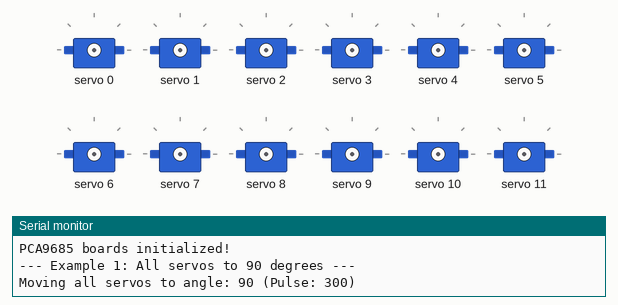
This sketch was run on a simulated Arduino Uno, built with avr-gcc and run on an emulated ATmega328P. On the bench: 12 × servo, the last lines printed to the serial monitor.

Above: at 1.05 s.
At 3.55 s:
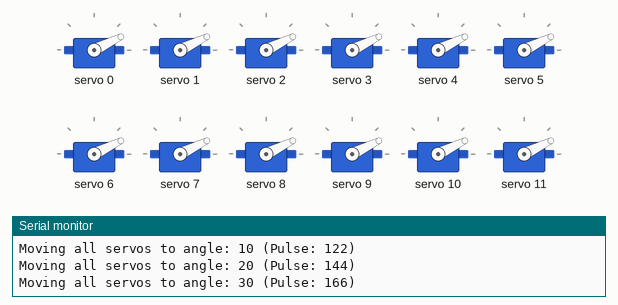
At 5.45 s:
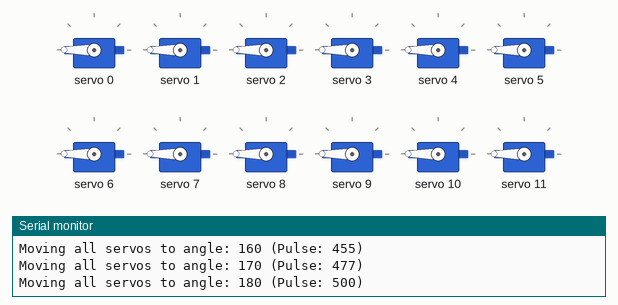
At 7.25 s:
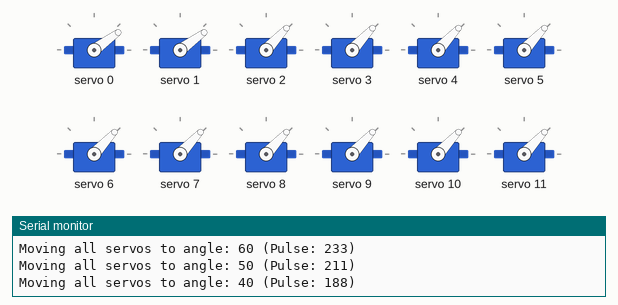
At 9.9 s:
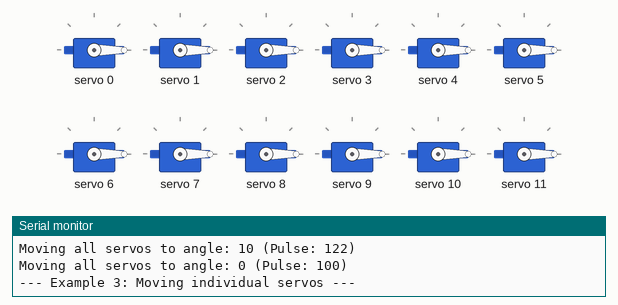
At 15.55 s:
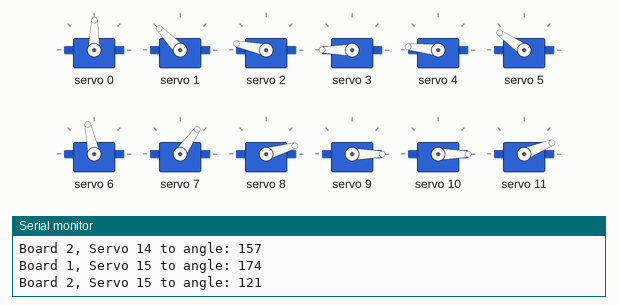
Timing chart, 0 to 19.9 s (numbered marks = the images above):
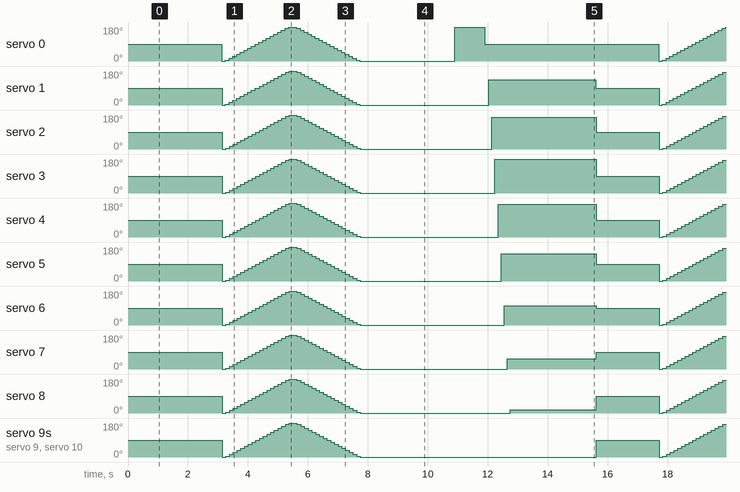

Measured:
- by itself, servo 0, servo 2–4: moves between 0° and 180°, repeating every 14.6 s

The sketch:

Spider.ino
```cpp
#include <Wire.h>
#include <Adafruit_PWMServoDriver.h>

// Create two PCA9685 objects with different I2C addresses
Adafruit_PWMServoDriver pca1 = Adafruit_PWMServoDriver(0x40);  // Default address
Adafruit_PWMServoDriver pca2 = Adafruit_PWMServoDriver(0x60);  // Alternate address
//hello
// Servo configuration
#define SERVOMIN  100  // Minimum pulse length count (out of 4096)
#define SERVOMAX  500  // Maximum pulse length count (out of 4096)
#define SERVO_FREQ 50  // Analog servos run at ~50 Hz updates

// Number of servos on each board (0-15 for each PCA9685)
#define SERVOS_PER_BOARD 16

void setup() {
  Serial.begin(9600);
  Serial.println("Initializing PCA9685 boards...");

  // Initialize I2C (ESP32 default pins: SDA=21, SCL=22)
  Wire.begin();

  // Initialize both PCA9685 boards
  pca1.begin();
  pca1.setPWMFreq(SERVO_FREQ);

  pca2.begin();
  pca2.setPWMFreq(SERVO_FREQ);

  Serial.println("PCA9685 boards initialized!");
  delay(1000);
}

void moveAllServosToAngle(int angle) {
  // Convert angle (0-180 degrees) to pulse width
  uint16_t pulse = map(angle, 0, 180, SERVOMIN, SERVOMAX);

  Serial.print("Moving all servos to angle: ");
  Serial.print(angle);
  Serial.print(" (Pulse: ");
  Serial.print(pulse);
  Serial.println(")");

  // Move all servos on PCA9685 #1 (0-15)
  for (int servoNum = 0; servoNum < SERVOS_PER_BOARD; servoNum++) {
    pca1.setPWM(servoNum, 0, pulse);
  }

  // Move all servos on PCA9685 #2 (0-15)
  for (int servoNum = 0; servoNum < SERVOS_PER_BOARD; servoNum++) {
    pca2.setPWM(servoNum, 0, pulse);
  }
}

void sweepAllServos() {
  Serial.println("Sweeping all servos from 0 to 180 degrees...");

  for (int angle = 0; angle <= 180; angle += 10) {
    moveAllServosToAngle(angle);
    delay(100);
  }

  for (int angle = 180; angle >= 0; angle -= 10) {
    moveAllServosToAngle(angle);
    delay(100);
  }
}

void moveIndividualServo(int board, int servoNum, int angle) {
  if (servoNum < 0 || servoNum >= SERVOS_PER_BOARD) {
    Serial.println("Invalid servo number (0-15)");
    return;
  }

  uint16_t pulse = map(angle, 0, 180, SERVOMIN, SERVOMAX);

  if (board == 1) {
    pca1.setPWM(servoNum, 0, pulse);
    Serial.print("Board 1, Servo ");
  } else if (board == 2) {
    pca2.setPWM(servoNum, 0, pulse);
    Serial.print("Board 2, Servo ");
  } else {
    Serial.println("Invalid board number (1 or 2)");
    return;
  }

  Serial.print(servoNum);
  Serial.print(" to angle: ");
  Serial.println(angle);
}

void loop() {
  // Example 1: Move all servos together
  Serial.println("\n--- Example 1: All servos to 90 degrees ---");
  moveAllServosToAngle(90);
  delay(2000);

  // Example 2: Sweep all servos
  Serial.println("\n--- Example 2: Sweeping all servos ---");
  sweepAllServos();
  delay(2000);

  // Example 3: Move individual servos
  Serial.println("\n--- Example 3: Moving individual servos ---");

  // Move servo 0 on both boards
  moveIndividualServo(1, 0, 0);
  moveIndividualServo(2, 0, 180);
  delay(1000);

  moveIndividualServo(1, 0, 180);
  moveIndividualServo(2, 0, 0);
  delay(1000);

  // Wave pattern across servos
  Serial.println("\n--- Example 4: Wave pattern ---");
  for (int i = 0; i < SERVOS_PER_BOARD; i++) {
    moveIndividualServo(1, i, 90 + 90 * sin(i * 0.5));
    moveIndividualServo(2, i, 90 + 90 * cos(i * 0.5));
    delay(100);
  }

  delay(2000);
}
```
